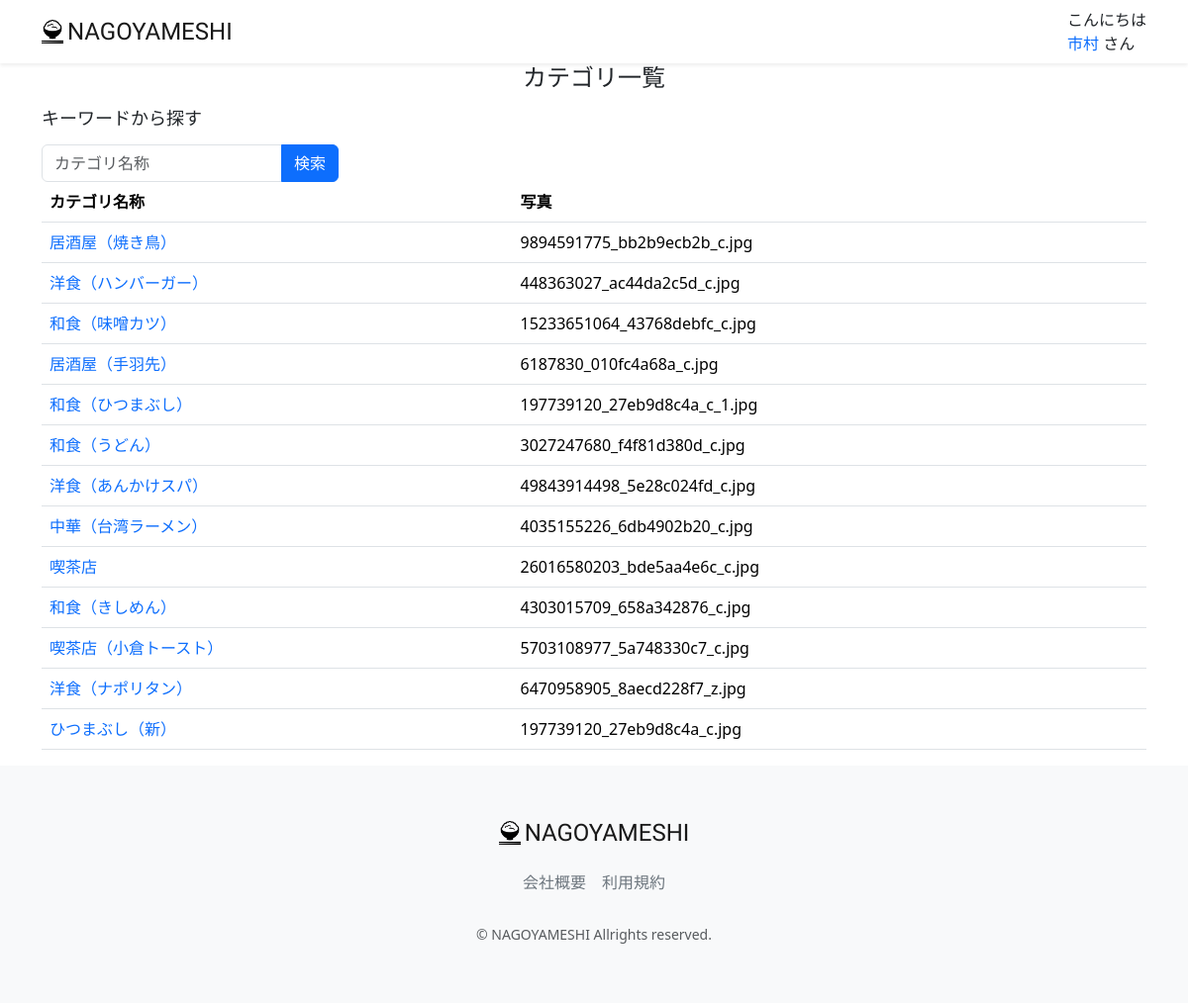
Page /category-list/ (signed in) on the committed database.
### accounts/models.py (models this page shows, shortened)
class CustomUser(AbstractUser):
    GENDER_TYPES = (
        ("男性","男性"),
        ("女性","女性"),
        ("未回答","未回答"),
    )
    user_name_kanji = models.CharField("名前" ,max_length=20, blank=False, null=False)
    user_name_kana = models.CharField("ふりがな" ,max_length=50, blank=False, null=False)
    birthday = models.CharField("生年月日" , max_length=20, null=True, blank=True)
    gender = models.CharField("性別", max_length=50, choices=GENDER_TYPES, blank=True)
    job = models.ForeignKey(Job, on_delete=models.PROTECT, blank=True, null=True)
    is_subscribed = models.BooleanField(default=False, verbose_name="有料会員")
    card_name = models.CharField(max_length=128, null=True, blank=True, verbose_name="カード名義")
    card_number = models.CharField(max_length=128, null=True, blank=True, verbose_name="カード番号")
    regist_date = models.DateTimeField(default=timezone.now)
    created_day = models.DateTimeField("登録日", default=datetime.datetime.now, null=True, blank=True)
    updated_day = models.DateTimeField("更新日", default=datetime.datetime.now, null=True, blank=True)
    deleted_day = models.DateTimeField("削除日", null=True, blank=True)
    class Meta:
        verbose_name_plural = "CustomUser"

### restaurant/models.py (models this page shows, shortened)
class Category(models.Model):
    name = models.CharField(verbose_name="カテゴリー名", max_length=200)
    photo = models.ImageField(verbose_name='写真', blank=True, null=True)
    class Meta:
        verbose_name_plural = "Category"

### restaurant/views.py (the view)
# urls.py: path("category-list/", views.CategoryListView.as_view(), name="category_list"),
class CategoryListView(mixins.OnlyStuffUserMixin, generic.ListView):
    model = models.Category
    template_name = 'admin/category_list.html'
    paginate_by = 20
    def get_queryset(self):
        keyword = self.request.GET.get('keyword')
        button_type = self.request.GET.get('button_type')
        print(f'button_type {button_type}')
        keyword = keyword if keyword is not None else ''
        if button_type == 'keyword':
            self.request.session['keyword_session'] = keyword
        keyword_session = self.request.session.get('keyword_session')
        if keyword_session is not None :
            queryset = models.Category.objects.filter(Q(name__icontains=keyword_session)).order_by('id')
        else:
            queryset = models.Category.objects.all().order_by('id')
        return queryset
    def get_context_data(self, **kwargs):
        context = super(CategoryListView, self).get_context_data(**kwargs)
        return context

### accounts/mixins.py (called while the page is built)
    def test_func(self):
        return self.request.user.is_staff

### restaurant/templatetags/custom_tag.py (called while the page is built)
@register.filter
def honor(val):
    return 'さん'

@register.filter
def greet(val):
    greeting = 'ようこそ'
    now = datetime.datetime.now()
    if now.hour <= 8:
        greeting = 'おはようございます'
    elif now.hour <= 18:
        greeting = 'こんにちは'
    else:
        greeting = 'こんばんは'
    return f'{greeting}'

### restaurant/templates/admin/category_list.html (shortened to what this page needs)
{% extends "layout/base.html" %}
{% load static %}
{% block content %}
<main>
    <h1 class="mb-3 text-center">カテゴリ一覧</h1>
    <div class="container nagoyameshi-container">
        <h3 class="mb-3">キーワードから探す</h3>
        <form method="GET" action="{% url 'category_list' %}"class="user-search-box">
            <div class="input-group">
                <input type="text" class="form-control" placeholder="カテゴリ名称" name="keyword">
                <button type="submit" class="btn btn-primary text-whiteshadow-sm">検索</button>
            </div>
        </form>
    </div>
    <div class="container nagoyameshi-container">
        <table class="table">
            <thead>
                <tr>
                    <th scope="col">カテゴリ名称</th>
                    <th scope="col">写真</th>
                </tr>
            </thead>
            <tbody>
                {% for category in object_list %}
                    <tr>
                        <td>
                            <a href="{% url 'category_detail' category.id %}">
                            {{ category.name }}
                            </a>
                        </td>
                        <td>{{ category.photo }} </td>
                    </tr>
                {% endfor %}
            </tbody>
        </table>
    </div>
</main>
{% endblock %}

### restaurant/templates/layout/base.html (shortened to what this page needs)
{% load static %}
{% load custom_tag %}
<!DOCTYPE html>
<html lang="ja">
    <head>
        <link href="https://cdn.jsdelivr.net/npm/bootstrap@5.3.3/dist/css/bootstrap.min.css" rel="stylesheet">
        <link href="{% static 'css/nagoyameshi.css' %}" rel="stylesheet">
    </head>
    <body>
        <div id="app" class="wrapper">
            <nav class="navbar navbar-expand-md navbar-light bg-white shadow-sm">
                <div class="container nagoyameshi-container">
                    <a class="navbar-brand app-name" href="{% url 'top_page' %}">
                    <div class="d-flex align-items-center">
                        <img class="nagoyameshi-logo me-1" src="{% static 'images/logo/logo.png' %}" alt="nagoyameshi">NAGOYAMESHI
                    </div>
                    </a>
                    <div class="collapse navbar-collapse" id="navbarSupportedContent">
                        <ul class="navbar-nav ms-auto">
                            {% if user.is_staff %}
                            <li class="nav-item dropdown">
                                {{user.user_name_kanji|greet}}
                                <br>
                                <a id="navbarDropdown" class="nav-linkdropdown-toggle" href="#" role="button" data-bs-toggle="dropdown" aria-haspopup="true" aria-expanded="false" v-pre>
                                    {{ user.user_name_kanji}}
                                </a>
                                {{user.user_name_kanji|honor}}
                            </li>
                            {% endif %}
                        </ul>
                    </div>
                </div>
            </nav>
            {% block content %}{% endblock %}
            <footer class="bg-light">
                <div class="d-flex justify-content-center footer-logo">
                    <a class="navbar-brand app-name" href="{% url 'top_page' %}">
                        <div class="d-flex align-items-center">
                            <img class="nagoyameshi-logo me-1" src="{% static 'images/logo/logo.png' %}" alt="nagoyameshi">
                               NAGOYAMESHI
                        </div>
                    </a>
                </div>
                <div class="d-flex justify-content-center footer-link">
                    <a href="{% url 'company_page' %}" class="link-secondary me-3">会社概要</a>
                    <a href="{% url 'terms_page' %}" class="link-secondary">利用規約</a>
                </div>
                <p class="text-center text-muted small mb-0">&copy; NAGOYAMESHI Allrights reserved.</p>
            </footer>
        </div>
    </body>
</html>

### static/css/nagoyameshi.css (style rules this page uses)
.wrapper { min-height: 100vh; position: relative; padding-bottom: 240px; box-sizing: border-box; }
.nagoyameshi-logo { height: 24px; }
.app-name { font-family: 'Carter One', cursive; font-size: 24px; color: #191919; }
footer { width: 100%; height: 240px; position: absolute; bottom: 0; padding: 50px 15px; }
.footer-logo { margin-bottom: 20px; }
.footer-link { margin-bottom: 30px; }
h1 { font-size: 1.5rem; }
h3 { font-size: 1.125rem; }
.user-search-box { max-width: 300px; }
a { text-decoration: none !important; }

### rows in the picture
CustomUser: user_name_kanji|greet "こんにちは", user_name_kanji "市村", user_name_kanji|honor "さん"
Category: name "居酒屋（焼き鳥）", photo "9894591775_bb2b9ecb2b_c.jpg"
Category: name "洋食（ハンバーガー）", photo "448363027_ac44da2c5d_c.jpg"
Category: name "和食（味噌カツ）", photo "15233651064_43768debfc_c.jpg"
Category: name "居酒屋（手羽先）", photo "6187830_010fc4a68a_c.jpg"
Category: name "和食（ひつまぶし）", photo "197739120_27eb9d8c4a_c_1.jpg"
Category: name "和食（うどん）", photo "3027247680_f4f81d380d_c.jpg"
Category: name "洋食（あんかけスパ）", photo "49843914498_5e28c024fd_c.jpg"
Category: name "中華（台湾ラーメン）", photo "4035155226_6db4902b20_c.jpg"
Category: name "喫茶店", photo "26016580203_bde5aa4e6c_c.jpg"
Category: name "和食（きしめん）", photo "4303015709_658a342876_c.jpg"
Category: name "喫茶店（小倉トースト）", photo "5703108977_5a748330c7_c.jpg"
Category: name "洋食（ナポリタン）", photo "6470958905_8aecd228f7_z.jpg"
Category: name "ひつまぶし（新）", photo "197739120_27eb9d8c4a_c.jpg"
